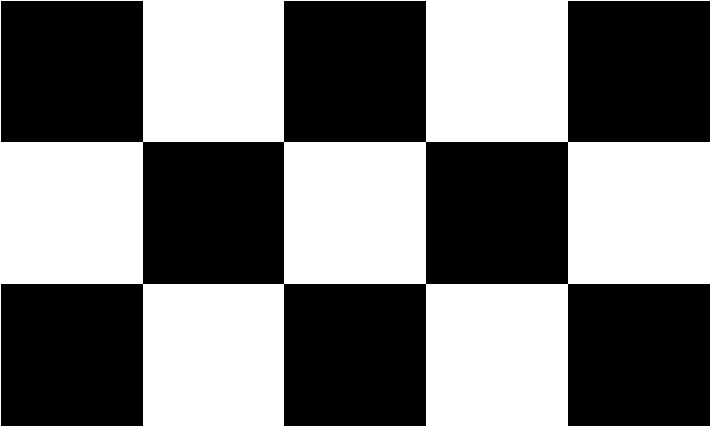
#> input picture lol/img.png, 710 x 427 px; its folder holds only this picture in this run
$ python -i edge_detection.py   (imports and definitions only)
#> lines starting #> are read from the running program, lines starting #| are printed output that depends on the picture; after the words box and inside, x2 and y2 are one past the last pixel; in counts of white or black regions, pixels touching at a corner belong together
import shutil
import cv2
import os
from PIL import Image

# [34 lines left out: function edgeDetection, not called in this run]

def applyEdgeDetection(path):
#> called with path = 'lol/img.png'
    img = cv2.imread(path)
#> img is the input picture: shape (427, 710, 3); 47% white; 1 white region, box (x1, y1, x2, y2) and area: (0, 0, 710, 427) 142426

    edges = cv2.Canny(img,100,200)
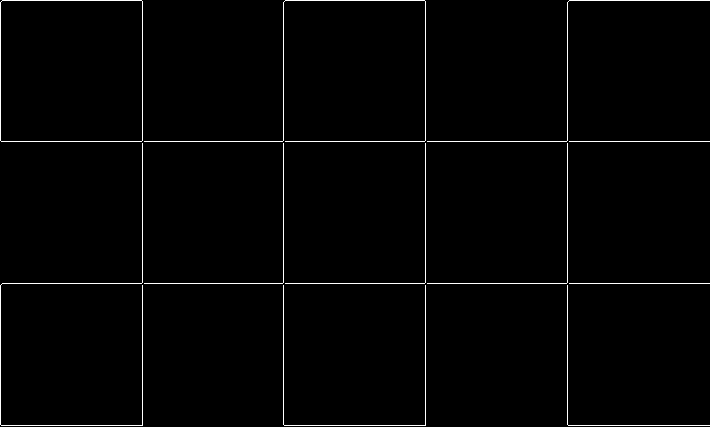
#> edges: shape (427, 710); 1.4% white in thin lines or dots

    cv2.imwrite("temp_edges.png", edges)
    edges = cv2.imread('temp_edges.png')
#> edges: shape (427, 710, 3); 1.4% white in thin lines or dots

    tmp = cv2.cvtColor(edges, cv2.COLOR_BGR2GRAY)

    _,alpha = cv2.threshold(tmp,0,255,cv2.THRESH_BINARY)

    b, g, r = cv2.split(edges)
    rgba = [b,g,r, alpha]
    dst = cv2.merge(rgba,4)

    cv2.imwrite("temp_transparent.png", dst)
    overlay = cv2.imread('temp_transparent.png')

    added_image = cv2.addWeighted(img,1,overlay,1,0)
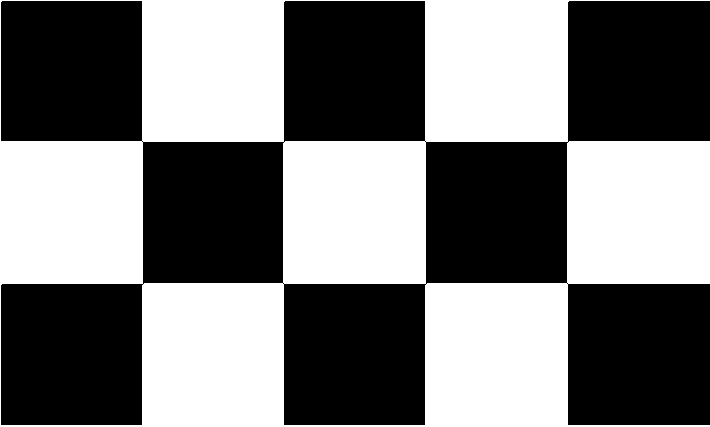
#> added_image: shape (427, 710, 3); 47.6% white; 1 white region, box (x1, y1, x2, y2) and area: (0, 0, 710, 427) 144397

    cv2.imwrite(path, added_image)

# [23 lines left out: function applyEdgeDetectionBlack, not called in this run]

>>> result = applyEdgeDetection('lol/img.png')
